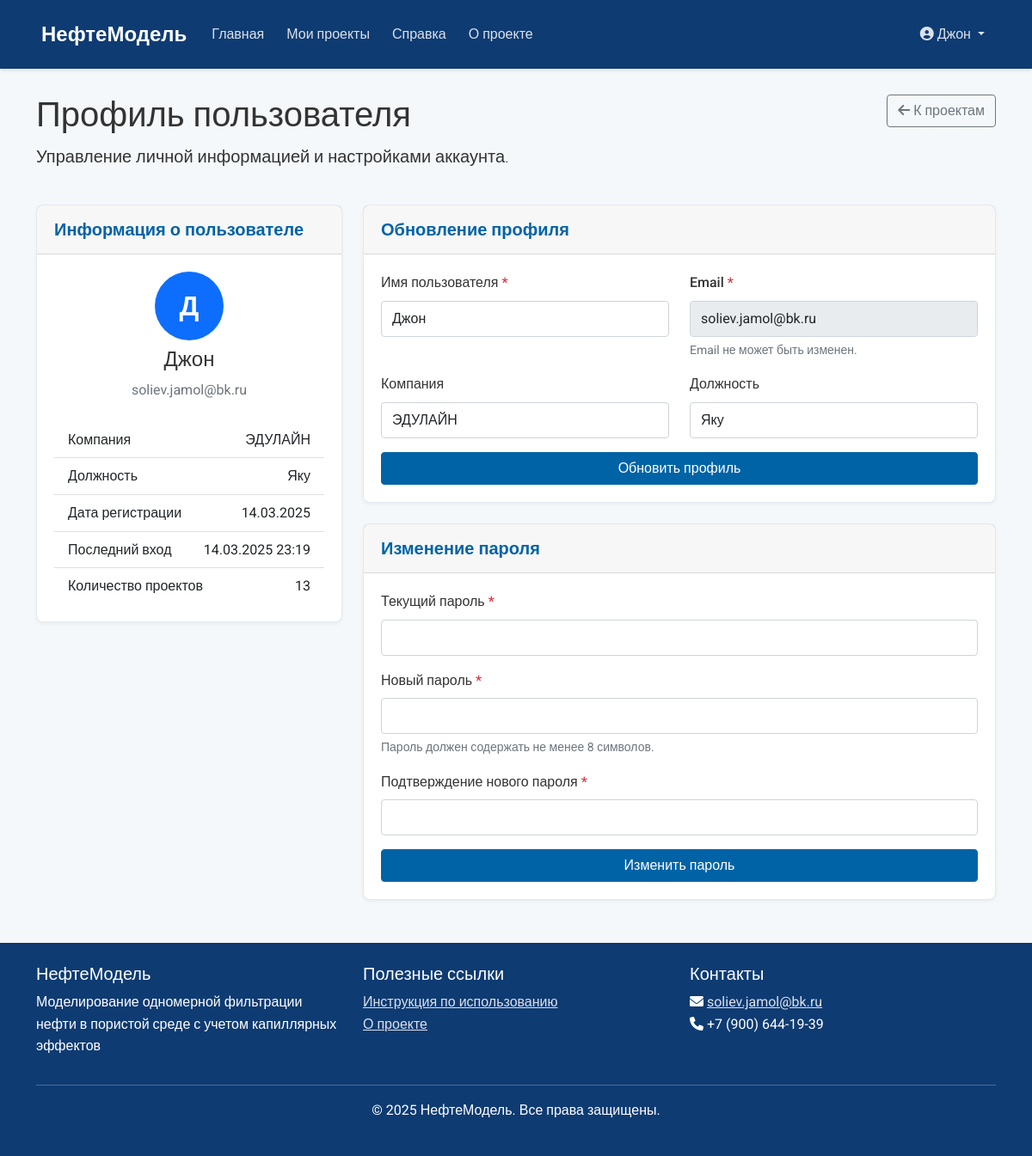
Page /auth/profile (signed in) on the committed database.
### models/user.py (models this page shows, shortened)
class User(UserMixin, db.Model):
    __tablename__ = 'users'
    id = db.Column(db.Integer, primary_key=True)
    username = db.Column(db.String(64), unique=True, nullable=False, index=True)
    email = db.Column(db.String(120), unique=True, nullable=False, index=True)
    password_hash = db.Column(db.String(128), nullable=False)
    company = db.Column(db.String(120))
    position = db.Column(db.String(120))
    is_active = db.Column(db.Boolean, default=True)
    created_at = db.Column(db.DateTime, default=datetime.utcnow)
    last_login = db.Column(db.DateTime, nullable=True)
    projects = db.relationship('Project', backref='owner', lazy='dynamic')
    def get_projects_count(self):
        return self.projects.count()

### routes/auth.py (the view, shortened to what this page needs)
@auth_bp.route('/profile', methods=['GET', 'POST'])
@login_required
def profile():
    return render_template('auth/profile.html')

### templates/auth/profile.html (shortened to what this page needs)
{% extends "base.html" %}
{% block content %}
<div class="row mb-4">
    <div class="col-md-8">
        <h1>Профиль пользователя</h1>
        <p class="lead">Управление личной информацией и настройками аккаунта.</p>
    </div>
    <div class="col-md-4 text-md-end">
        <a href="{{ url_for('main.dashboard') }}" class="btn btn-outline-secondary">
            <i class="fas fa-arrow-left"></i> К проектам
        </a>
    </div>
</div>
<div class="row">
    <div class="col-lg-4 mb-4">
        <div class="card">
            <div class="card-header">
                <h5 class="card-title mb-0">Информация о пользователе</h5>
            </div>
            <div class="card-body">
                <div class="text-center mb-4">
                    <div class="avatar avatar-xl">
                        <span class="avatar-text rounded-circle bg-primary">
                            {{ current_user.username[0] | upper }}
                        </span>
                    </div>
                    <h4 class="mt-2">{{ current_user.username }}</h4>
                    <p class="text-muted">{{ current_user.email }}</p>
                </div>
                <ul class="list-group list-group-flush">
                    <li class="list-group-item d-flex justify-content-between align-items-center">
                        <span>Компания</span>
                        <span>{{ current_user.company or '-' }}</span>
                    </li>
                    <li class="list-group-item d-flex justify-content-between align-items-center">
                        <span>Должность</span>
                        <span>{{ current_user.position or '-' }}</span>
                    </li>
                    <li class="list-group-item d-flex justify-content-between align-items-center">
                        <span>Дата регистрации</span>
                        <span>{{ current_user.created_at.strftime('%d.%m.%Y') }}</span>
                    </li>
                    <li class="list-group-item d-flex justify-content-between align-items-center">
                        <span>Последний вход</span>
                        <span>{{ current_user.last_login.strftime('%d.%m.%Y %H:%M') if current_user.last_login else '-' }}</span>
                    </li>
                    <li class="list-group-item d-flex justify-content-between align-items-center">
                        <span>Количество проектов</span>
                        <span>{{ current_user.get_projects_count() }}</span>
                    </li>
                </ul>
            </div>
        </div>
    </div>
    <div class="col-lg-8">
        <div class="card mb-4">
            <div class="card-header">
                <h5 class="card-title mb-0">Обновление профиля</h5>
            </div>
            <div class="card-body">
                <form method="post">
                    <div class="row">
                        <div class="col-md-6">
                            <div class="form-group mb-3">
                                <label for="username" class="form-label">Имя пользователя <span class="text-danger">*</span></label>
                                <input type="text" class="form-control" id="username" name="username" value="{{ current_user.username }}" required>
                            </div>
                        </div>
                        <div class="col-md-6">
                            <div class="form-group mb-3">
                                <label for="email" class="form-label">Email <span class="text-danger">*</span></label>
                                <input type="email" class="form-control" id="email" value="{{ current_user.email }}" readonly>
                                <div class="form-text">Email не может быть изменен.</div>
                            </div>
                        </div>
                    </div>
                    <div class="row">
                        <div class="col-md-6">
                            <div class="form-group mb-3">
                                <label for="company" class="form-label">Компания</label>
                                <input type="text" class="form-control" id="company" name="company" value="{{ current_user.company or '' }}">
                            </div>
                        </div>
                        <div class="col-md-6">
                            <div class="form-group mb-3">
                                <label for="position" class="form-label">Должность</label>
                                <input type="text" class="form-control" id="position" name="position" value="{{ current_user.position or '' }}">
                            </div>
                        </div>
                    </div>
                    <div class="d-grid gap-2">
                        <button type="submit" class="btn btn-primary">Обновить профиль</button>
                    </div>
                </form>
            </div>
        </div>
        <div class="card">
            <div class="card-header">
                <h5 class="card-title mb-0">Изменение пароля</h5>
            </div>
            <div class="card-body">
                <form method="post">
                    <div class="form-group mb-3">
                        <label for="current_password" class="form-label">Текущий пароль <span class="text-danger">*</span></label>
                        <input type="password" class="form-control" id="current_password" name="current_password">
                    </div>
                    <div class="form-group mb-3">
                        <label for="new_password" class="form-label">Новый пароль <span class="text-danger">*</span></label>
                        <input type="password" class="form-control" id="new_password" name="new_password">
                        <div class="form-text">Пароль должен содержать не менее 8 символов.</div>
                    </div>
                    <div class="form-group mb-3">
                        <label for="new_password_confirm" class="form-label">Подтверждение нового пароля <span class="text-danger">*</span></label>
                        <input type="password" class="form-control" id="new_password_confirm" name="new_password_confirm">
                    </div>
                    <div class="d-grid gap-2">
                        <button type="submit" class="btn btn-primary">Изменить пароль</button>
                    </div>
                </form>
            </div>
        </div>
    </div>
</div>
{% endblock %}

### templates/base.html (shortened to what this page needs)
<!DOCTYPE html>
<html lang="ru">
<head>
    <link href="https://cdn.jsdelivr.net/npm/bootstrap@5.1.3/dist/css/bootstrap.min.css" rel="stylesheet">
    <link rel="stylesheet" href="https://cdnjs.cloudflare.com/ajax/libs/font-awesome/6.0.0-beta3/css/all.min.css">
    <link rel="stylesheet" href="{{ url_for('static', filename='css/main.css') }}">
</head>
<body>
    <div class="wrapper">
        <header class="header">
            <nav class="navbar navbar-expand-lg navbar-dark">
                <div class="container">
                    <a class="navbar-brand" href="{{ url_for('main.index') }}">
                         НефтеМодель
                    </a>
                    <div class="collapse navbar-collapse" id="navbarNav">
                        <ul class="navbar-nav me-auto">
                            <li class="nav-item">
                                <a class="nav-link {% if request.endpoint == 'main.index' %}active{% endif %}" href="{{ url_for('main.index') }}">Главная</a>
                            </li>
                            {% if current_user.is_authenticated %}
                            <li class="nav-item">
                                <a class="nav-link {% if request.endpoint == 'main.dashboard' %}active{% endif %}" href="{{ url_for('main.dashboard') }}">Мои проекты</a>
                            </li>
                            {% endif %}
                            <li class="nav-item">
                                <a class="nav-link {% if request.endpoint == 'main.help_page' %}active{% endif %}" href="{{ url_for('main.help_page') }}">Справка</a>
                            </li>
                            <li class="nav-item">
                                <a class="nav-link {% if request.endpoint == 'main.about' %}active{% endif %}" href="{{ url_for('main.about') }}">О проекте</a>
                            </li>
                        </ul>
                        <ul class="navbar-nav">
                            {% if current_user.is_authenticated %}
                            <li class="nav-item dropdown">
                                <a class="nav-link dropdown-toggle" href="#" id="userDropdown" role="button" data-bs-toggle="dropdown" aria-expanded="false">
                                    <i class="fas fa-user-circle"></i> {{ current_user.username }}
                                </a>
                            </li>
                            {% endif %}
                        </ul>
                    </div>
                </div>
            </nav>
        </header>
        <main class="content">
            <div class="container">
                {% block content %}{% endblock %}
            </div>
        </main>
        <footer class="footer">
            <div class="container">
                <div class="row">
                    <div class="col-md-4">
                        <h5>НефтеМодель</h5>
                        <p>Моделирование одномерной фильтрации нефти в пористой среде с учетом капиллярных эффектов</p>
                    </div>
                    <div class="col-md-4">
                        <h5>Полезные ссылки</h5>
                        <ul class="list-unstyled">
                            <li><a href="{{ url_for('main.help_page') }}">Инструкция по использованию</a></li>
                            <li><a href="{{ url_for('main.about') }}">О проекте</a></li>
                        </ul>
                    </div>
                    <div class="col-md-4">
                        <h5>Контакты</h5>
                        <p>
                            <i class="fas fa-envelope"></i> <a href="mailto:info@neftemodel.ru">soliev.jamol@bk.ru</a><br>
                            <i class="fas fa-phone"></i> +7 (900) 644-19-39
                        </p>
                    </div>
                </div>
                <hr>
                <div class="text-center">
                    <p>&copy; {{ now.year }} НефтеМодель. Все права защищены.</p>
                </div>
            </div>
        </footer>
    </div>
</body>
</html>

### static/css/main.css (style rules this page uses)
:root { --primary-color: #0063a6; --secondary-color: #ff9926; --success-color: #28a745; --danger-color: #dc3545; --warning-color: #ffc107; --info-color: #17a2b8; --light-color: #f8f9fa; --dark-color: #343a40; --body-bg: #f5f8fa; --header-bg: #0e3b72; --footer-bg: #0e3b72; --card-border: #e4e9f0; --input-border: #ced4da; --input-bg: #fff; --input-focus-border: #80bdff; --input-focus-shadow: rgba(0, 123, 255, 0.25); --font-family: 'Roboto', sans-serif; --gas-blue: #0e3b72; --gas-light-blue: #0063a6; --gas-orange: #ff9926; }
body { font-family: var(--font-family); background-color: var(--body-bg); color: #333; line-height: 1.6; margin: 0; padding: 0; }
.wrapper { display: flex; flex-direction: column; min-height: 100vh; }
.content { flex: 1; padding: 30px 0; }
.header { background-color: var(--header-bg); color: white; padding: 0.5rem 0; box-shadow: 0 2px 4px rgba(0, 0, 0, 0.1); }
.navbar-brand { font-weight: bold; font-size: 1.5rem; color: white !important; }
.nav-link { color: rgba(255, 255, 255, 0.85) !important; margin: 0 5px; transition: color 0.3s ease; }
.footer { background-color: var(--footer-bg); color: white; padding: 1.5rem 0; margin-top: auto; }
.footer a { color: rgba(255, 255, 255, 0.85); transition: color 0.3s ease; }
.card { border-radius: 8px; border: 1px solid var(--card-border); box-shadow: 0 2px 4px rgba(0, 0, 0, 0.05); margin-bottom: 20px; transition: transform 0.3s ease, box-shadow 0.3s ease; }
.card-header { background-color: rgba(0, 0, 0, 0.03); border-bottom: 1px solid rgba(0, 0, 0, 0.125); padding: 1rem 1.25rem; }
.card-title { margin-bottom: 0; font-weight: 600; color: var(--primary-color); }
.card-body { padding: 1.25rem; }
.btn-primary { background-color: var(--primary-color); border-color: var(--primary-color); }
.form-control { border: 1px solid var(--input-border); border-radius: 4px; padding: 0.5rem 0.75rem; transition: border-color 0.3s ease, box-shadow 0.3s ease; }
label { font-weight: 500; margin-bottom: 0.5rem; }
.form-group { margin-bottom: 1.5rem; }

### templates/auth/profile.html (style rules this page uses)
.avatar { display: inline-block; position: relative; }
.avatar-xl { width: 80px; height: 80px; }
.avatar-text { width: 100%; height: 100%; display: flex; justify-content: center; align-items: center; font-weight: bold; font-size: 2rem; color: white; }

### rows in the picture
User: username "Джон", username "Д", email "soliev.jamol@bk.ru", company "ЭДУЛАЙН", position "Яку", created_at "14.03.2025", last_login "14.03.2025 23:19"

### other values in the picture
{{ current_user.get_projects_count() }} "13"
